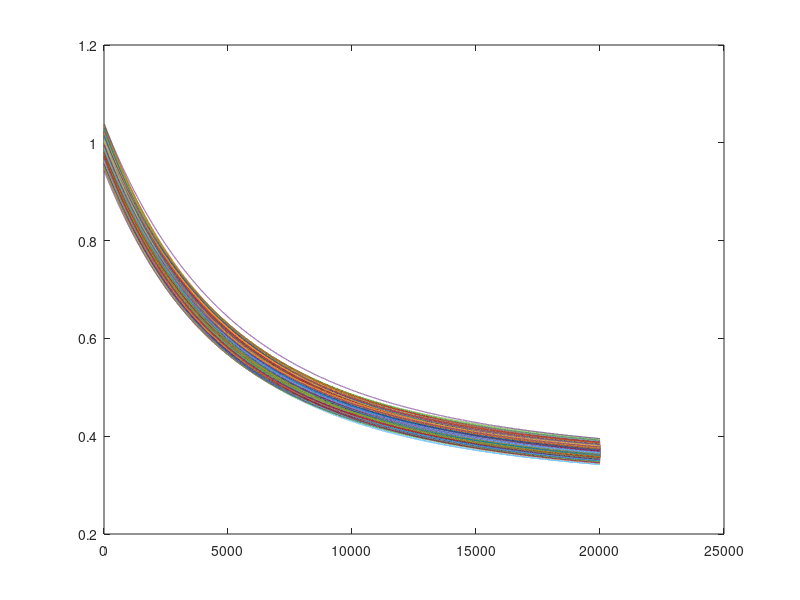

This figure's MATLAB source:


%Create Nodes
numNodes = 1000

%Create Time Steps
t = [0:1:20000]';

%Create All S0-S2 parameters
S0 = randn(1,numNodes)*0.005+0.33;
S1 = randn(1,numNodes)*0.005+0.33;
S2 = randn(1,numNodes)*0.005+0.33;

%Create all E0-E2 parameters
E0 = randn(1,numNodes)*0.02.*S0;
E1 = randn(1,numNodes)*0.02.*S1;
E2 = randn(1,numNodes)*0.02.*S2;

%Tau1-2 as defined in original document
Tau1 = 3500;
Tau2 = 9000;

%ET1-2 values 
ET1 = Tau1*randn(1,numNodes)*0.05;
ET2 = Tau1*randn(1,numNodes)*0.05;


%Sensitivity for each node over time
S = (S0+E0)+(S1+E1).*exp(-t./(Tau1+ET1))+(S2+E2).*exp(-t./(Tau2+ET2));

%Plot to see range and falloff
plot(S)


%Calculate average halfway point for dropoff
%Some nodes parameters don't have them drop past 1/2 sensitivity so set
%initial values to number of Timesteps so that average is 'correct'
half = ones(1,numNodes)*10000;
long = 0;
for i=1:1:numNodes
    node = S(:,i)';
    a = node <= node(1)/2;
    ind = find(a, 1, 'first');
    if isempty(ind) 
        half(i) = 0;
        long = long + 1;
    else
        half(i) = ind;
    end

end

%report average halfway dropoff time
mean(half)
